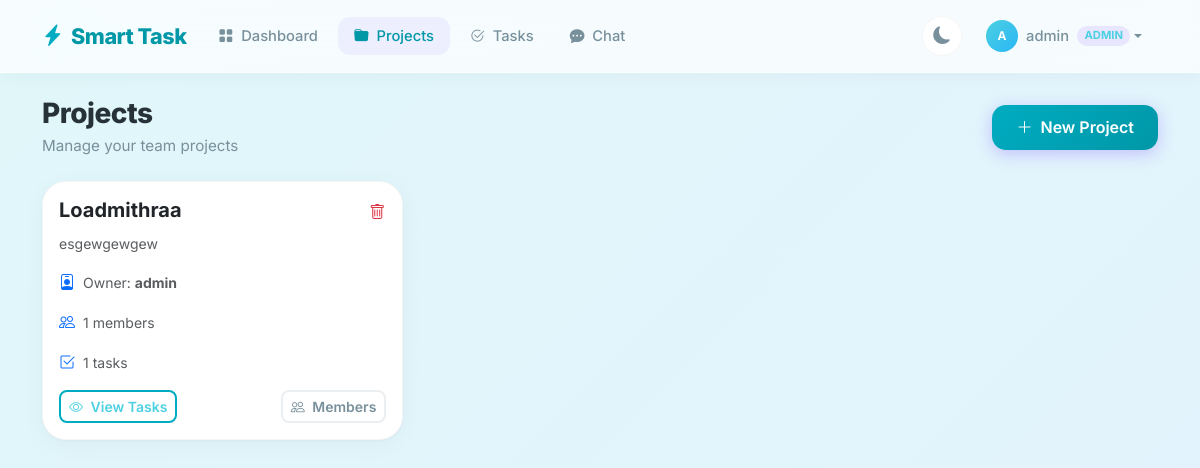
The app's page /projects (signed in) with its own data.
### app.py (models this page shows)
class Project(db.Model):
    id = db.Column(db.Integer, primary_key=True)
    name = db.Column(db.String(100), nullable=False)
    description = db.Column(db.Text, nullable=True)
    owner_id = db.Column(db.Integer, db.ForeignKey('user.id'), nullable=False)
    created_at = db.Column(db.DateTime, default=datetime.utcnow)
    tasks = db.relationship('Task', backref='project', lazy=True, cascade='all, delete-orphan')

class User(db.Model):
    id = db.Column(db.Integer, primary_key=True)
    username = db.Column(db.String(80), unique=True, nullable=False)
    email = db.Column(db.String(120), unique=True, nullable=False)
    password = db.Column(db.String(200), nullable=False)
    role = db.Column(db.String(20), default='member')  # admin or member
    created_at = db.Column(db.DateTime, default=datetime.utcnow)
    owned_projects = db.relationship('Project', backref='owner', lazy=True, foreign_keys='Project.owner_id')
    member_projects = db.relationship('Project', secondary=project_members, backref='members')
    assigned_tasks = db.relationship('Task', backref='assignee', lazy=True, foreign_keys='Task.assigned_to')
    created_tasks = db.relationship('Task', backref='creator', lazy=True, foreign_keys='Task.created_by')

### app.py (the view)
@app.route('/projects')
@login_required
def projects():
    user = User.query.get(session['user_id'])
    if user.role == 'admin':
        all_projects = Project.query.all()
    else:
        all_projects = Project.query.filter(
            (Project.owner_id == user.id) |
            (Project.members.any(id=user.id))
        ).all()
    for proj in all_projects:
        proj.task_count = len(proj.tasks)
    users = User.query.all()
    return render_template('projects.html', projects=all_projects, users=users, user=user)

### app.py (called while the page is built)
def login_required(f):
    @wraps(f)
    def decorated_function(*args, **kwargs):
        if 'user_id' not in session:
            flash('Please login first.', 'error')
            return redirect(url_for('login'))
        return f(*args, **kwargs)
    return decorated_function

### templates/projects.html (shortened to what this page needs)
{% extends "base.html" %}
{% block content %}
<div class="d-flex justify-content-between align-items-center mb-4 flex-wrap gap-3">
    <div class="page-header mb-0">
        <h2 class="mb-1">Projects</h2>
        <p class="mb-0">Manage your team projects</p>
    </div>
    {% if user.role == 'admin' %}
    <button class="btn btn-primary" data-bs-toggle="modal" data-bs-target="#createProjectModal">
        <i class="bi bi-plus-lg me-1"></i> New Project
    </button>
    {% endif %}
</div>
<div class="row g-3">
    {% for project in projects %}
    <div class="col-md-6 col-lg-4">
        <div class="card card-hover p-3 h-100">
            <div class="d-flex justify-content-between align-items-start mb-2">
                <h5 class="fw-bold mb-0">{{ project.name }}</h5>
                {% if user.role == 'admin' %}
                <form method="POST" action="{{ url_for('delete_project', project_id=project.id) }}" class="d-inline" onsubmit="return confirm('Delete this project?');">
                    <button type="submit" class="btn btn-link text-danger p-0"><i class="bi bi-trash"></i></button>
                </form>
                {% endif %}
            </div>
            <p class="text-muted small mb-3">{{ project.description or 'No description' }}</p>
            <div class="d-flex align-items-center mb-3">
                <i class="bi bi-person-badge text-primary me-2"></i>
                <small class="text-muted">Owner: <strong>{{ project.owner.username }}</strong></small>
            </div>
            <div class="d-flex align-items-center mb-3">
                <i class="bi bi-people text-primary me-2"></i>
                <small class="text-muted">{{ project.members|length }} members</small>
            </div>
            <div class="d-flex align-items-center mb-3">
                <i class="bi bi-check2-square text-primary me-2"></i>
                <small class="text-muted">{{ project.task_count }} tasks</small>
            </div>
            <div class="d-flex justify-content-between align-items-center">
                <a href="{{ url_for('tasks', project_id=project.id) }}" class="btn btn-sm btn-outline-primary rounded-3">
                    <i class="bi bi-eye me-1"></i> View Tasks
                </a>
                <button class="btn btn-sm btn-outline-secondary rounded-3" data-bs-toggle="modal" data-bs-target="#membersModal{{ project.id }}">
                    <i class="bi bi-people me-1"></i> Members
                </button>
            </div>
        </div>
    </div>
    {% endfor %}
</div>
{% endblock %}

### templates/base.html (style rules this page uses)
:root { --primary: #00acc1; --primary-light: #4dd0e1; --primary-dark: #0097a7; --accent: #29b6f6; --critical: #ef5350; --warning: #ffa726; --safe: #66bb6a; --bg-start: #e0f7fa; --bg-end: #e3f2fd; --card: #ffffff; --card-border: rgba(0,0,0,0.04); --text: #263238; --text-light: #78909c; --input-border: #eceff1; --glass-bg: rgba(255,255,255,0.7); --glass-border: rgba(255,255,255,0.5); --shadow: rgba(0,0,0,0.04); --shadow-hover: rgba(0,172,193,0.12); --table-border: rgba(0,0,0,0.04); --table-hover: rgba(0,172,193,0.03); }
* { font-family: 'Inter', -apple-system, BlinkMacSystemFont, sans-serif; }
html { transition: background 0.3s ease, color 0.3s ease; }
body { background: linear-gradient(135deg, var(--bg-start) 0%, var(--bg-end) 100%); background-attachment: fixed; color: var(--text); min-height: 100vh; transition: background 0.3s ease, color 0.3s ease; }
.card { border: 1px solid var(--card-border); border-radius: 24px; background: var(--card); box-shadow: 0 4px 24px var(--shadow), 0 1px 3px var(--shadow); transition: all 0.3s ease; backdrop-filter: blur(10px); -webkit-backdrop-filter: blur(10px); }
.btn-primary { background: linear-gradient(135deg, var(--primary), var(--primary-dark)); border: none; border-radius: 14px; font-weight: 600; padding: 0.65rem 1.5rem; box-shadow: 0 4px 16px rgba(124,77,255,0.3); transition: all 0.2s ease; color: white; }
.btn-outline-primary { border: 2px solid var(--primary); color: var(--primary-light); border-radius: 14px; font-weight: 600; background: transparent; }
.btn-outline-secondary { border: 2px solid var(--input-border); color: var(--text-light); border-radius: 14px; font-weight: 600; background: transparent; }
.page-header { margin-bottom: 2rem; }
.page-header h2 { font-weight: 800; font-size: 1.75rem; letter-spacing: -0.5px; }
.page-header p { color: var(--text-light); font-size: 0.95rem; }

### records on screen
Project: name "Loadmithraa", description "esgewgewgew", owner.username "admin", members|length "1", task_count "1"

### other values on screen
{{ session.username[0]|upper }} "A"
{{ session.username }} "admin"
